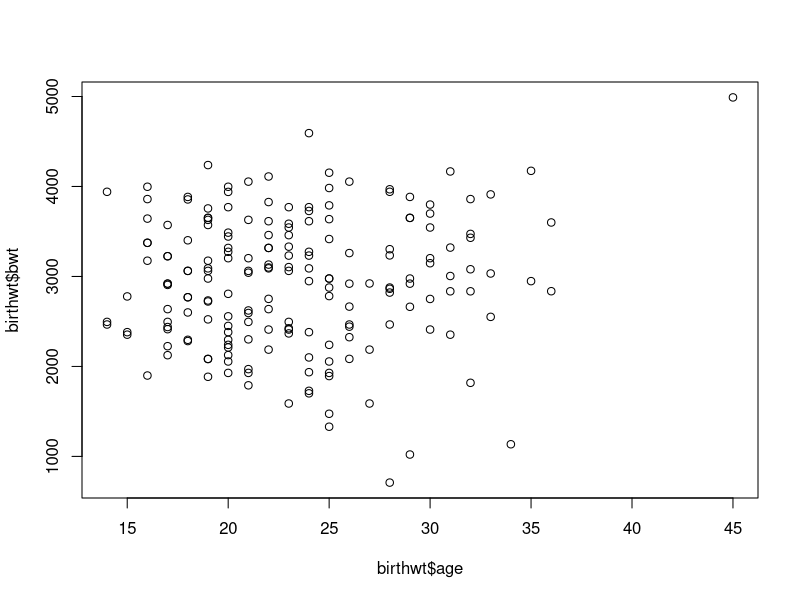
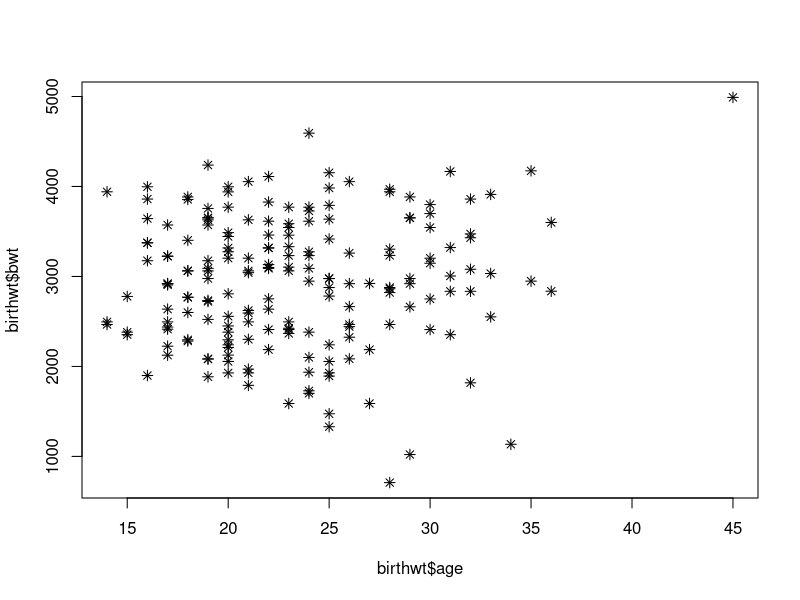
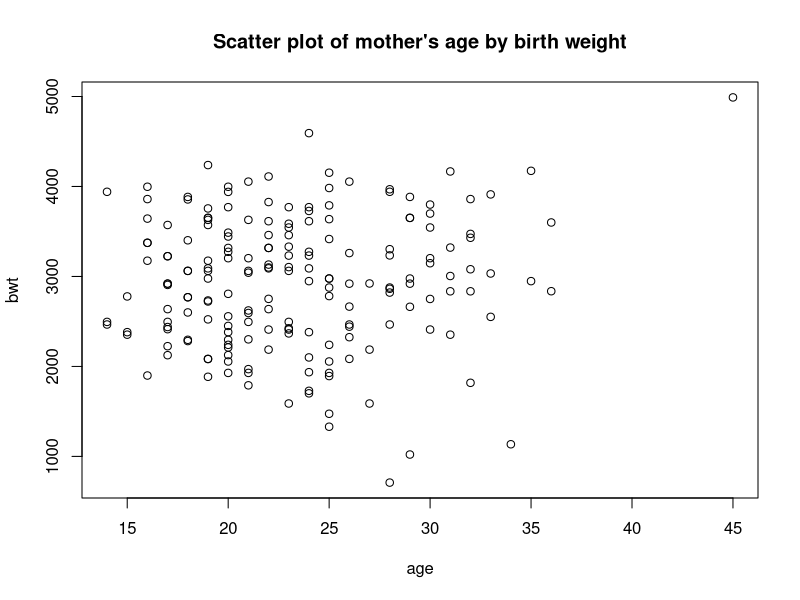
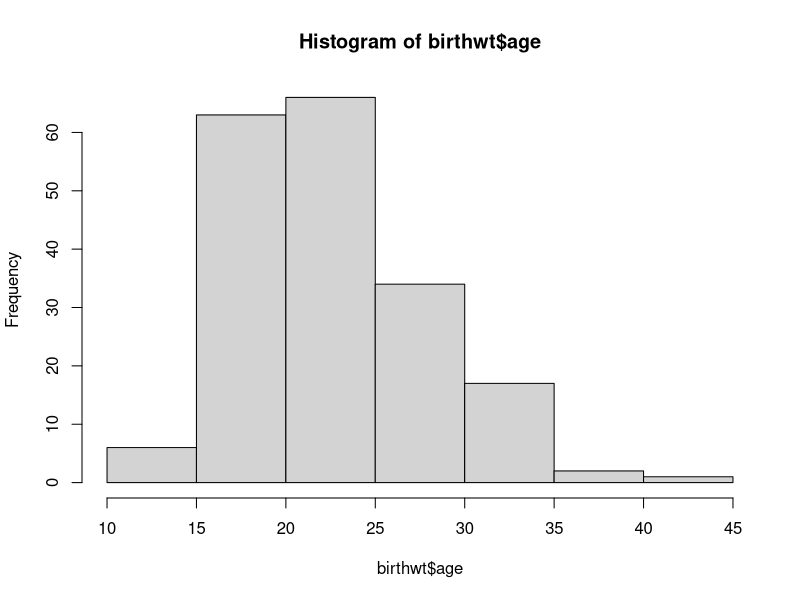
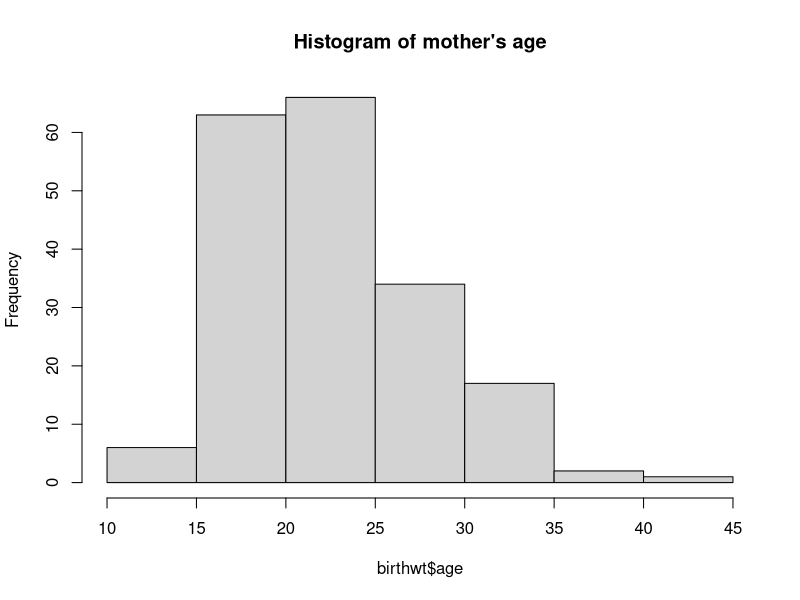
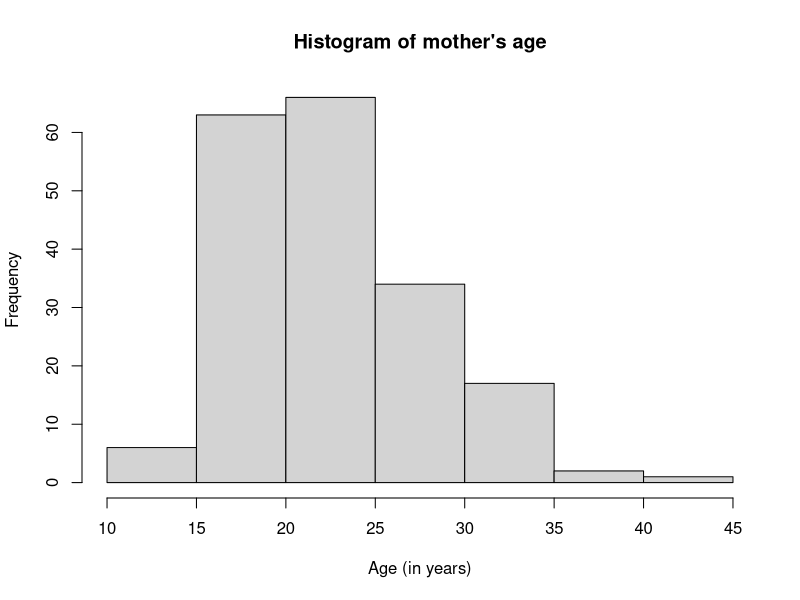
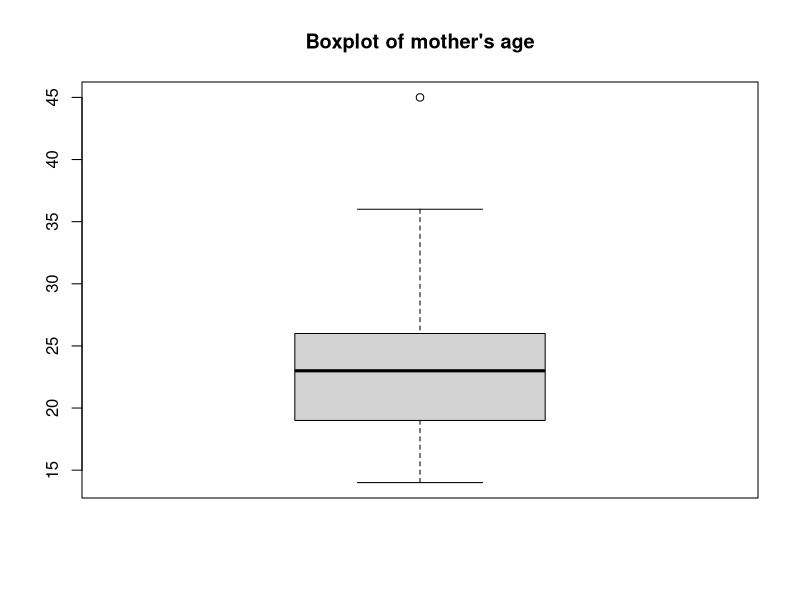
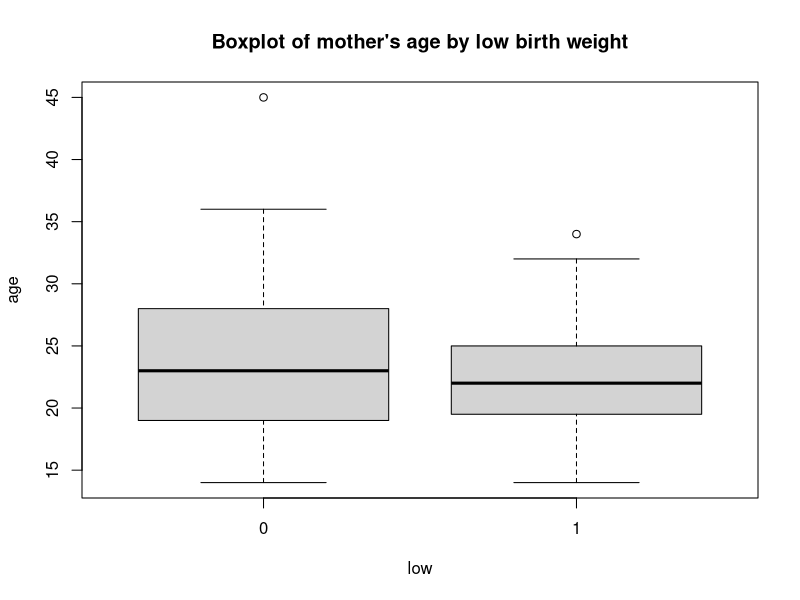

Generate these figures, in order, with R:
## ---- chunk 1
#metadata <- read.csv('./data/Ecoli_metadata.csv')
## ---- chunk 2
data(birthwt, package = "MASS")
birthwt <- data.frame(birthwt)
birthwt$low <- factor(birthwt$low)
## ---- chunk 3
plot(x = birthwt$age, y = birthwt$bwt)
## ---- chunk 4
plot(x = birthwt$age, y = birthwt$bwt, pch = 8)
## ---- chunk 5
plot(bwt ~ age, data = birthwt, main = "Scatter plot of mother's age by birth weight")
## ---- chunk 6
hist(birthwt$age)
## ---- chunk 7
hist(birthwt$age, main = "Histogram of mother's age")
## ---- chunk 8
hist(birthwt$age, main = "Histogram of mother's age", xlab = "Age (in years)")
## ---- chunk 9
boxplot(birthwt$age, main = "Boxplot of mother's age")
## ---- chunk 10
boxplot(age ~ low, data=birthwt, main = "Boxplot of mother's age by low birth weight")
## ---- chunk 11
boxplot(age ~ low, data = birthwt,  col = c("orange","purple"),
        main = "Boxplot of mother's age by low birth weight")
## ---- chunk 12
library(ggplot2)
## ---- chunk 13
ggplot(birthwt)
## ---- chunk 14
ggplot(birthwt) +
    geom_point(aes(x = age, y = bwt))
## ---- chunk 15
ggplot(birthwt) +
  geom_histogram(aes(x = age))
## ---- chunk 16
ggplot(birthwt) +
  geom_histogram(aes(x = age), stat = "bin", binwidth=5)
## ---- chunk 17
ggplot(birthwt) +
    geom_boxplot(aes(x = 1, y = age))
## ---- chunk 18
ggplot(birthwt) +
    geom_boxplot(aes(x = low, y = age, group = low, fill = low)) +
    xlab("Indicator for low birthweight") +
    ylab("Mother's age")
## ---- chunk 19
ggplot(birthwt) +
    geom_boxplot(aes(x = low, y = age, group = low, fill = low)) +
    xlab("Indicator for low birthweight") +
    ylab("Mother's age") +
    theme_dark()
